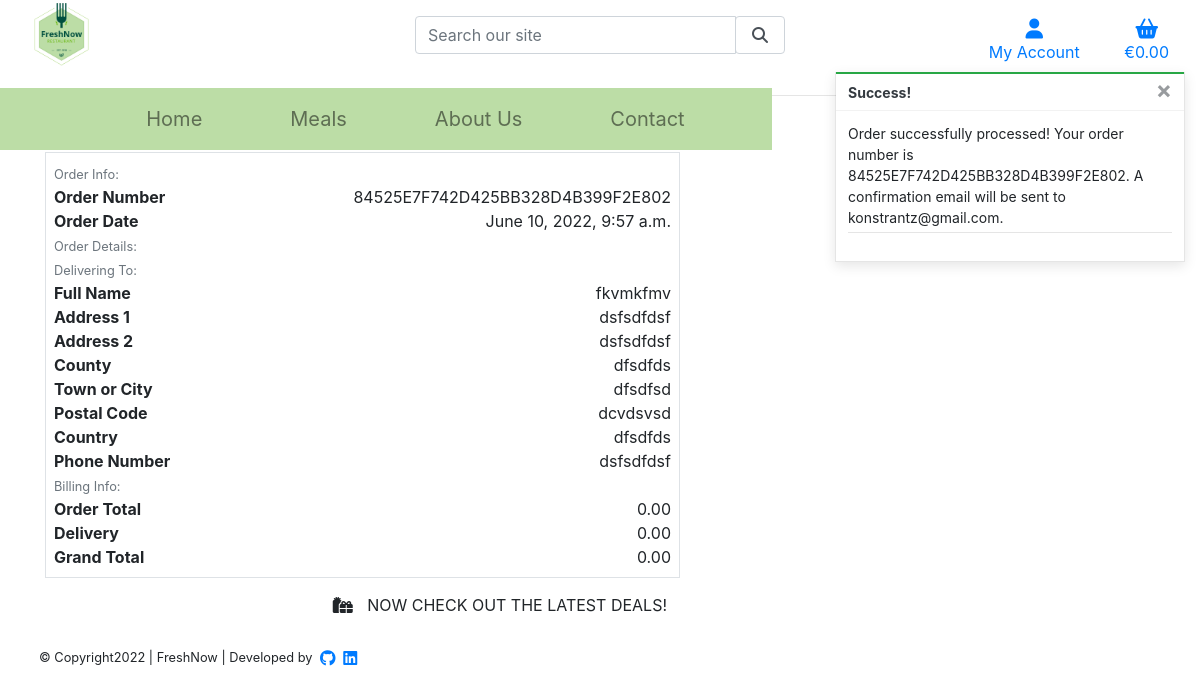
Screenshot of /checkout/checkout_success/84525E7F742D425BB328D4B399F2E802 with the database file from the repository.
### checkout/models.py (models this page shows, shortened)
class Order(models.Model):
    order_number = models.CharField(max_length=32, null=False, editable=False)
    user_profile = models.ForeignKey(UserProfile, on_delete=models.SET_NULL,
                                     null=True, blank=True, related_name='orders')
    full_name = models.CharField(max_length=50, null=False, blank=False)
    email = models.EmailField(max_length=254, null=False, blank=False)
    phone_number = models.CharField(max_length=20, null=False, blank=False)
    country = CountryField(blank_label='Country *', null=False, blank=False)
    postcode = models.CharField(max_length=20, null=True, blank=True)
    town_or_city = models.CharField(max_length=40, null=False, blank=False)
    street_address1 = models.CharField(max_length=80, null=False, blank=False)
    street_address2 = models.CharField(max_length=80, null=True, blank=True)
    county = models.CharField(max_length=80, null=True, blank=True)
    date = models.DateTimeField(auto_now_add=True)
    delivery_cost = models.DecimalField(max_digits=6, decimal_places=2, null=False, default=0)
    order_total = models.DecimalField(max_digits=10, decimal_places=2, null=False, default=0)
    grand_total = models.DecimalField(max_digits=10, decimal_places=2, null=False, default=0)
    original_bag = models.TextField(null=False, blank=False, default='')
    stripe_pid = models.CharField(max_length=254, null=False, blank=False, default='')

### checkout/views.py (the view)
# urls.py: path('checkout_success/<order_number>', views.checkout_success, name='checkout_success'),
def checkout_success(request, order_number):
    save_info = request.session.get('save_info')
    order = get_object_or_404(Order, order_number=order_number)
    messages.success(request, f'Order successfully processed! \
        Your order number is {order_number}. A confirmation \
        email will be sent to {order.email}.')
    if 'bag' in request.session:
        del request.session['bag']
    template = 'checkout/checkout_success.html'
    context = {
        'order': order,
    }
    return render(request, template, context)

### bag/contexts.py (called while the page is built, shortened)
def bag_contents(request):
    bag_items = []
    total = 0
    product_count = 0
    bag = request.session.get('bag', {})
    if total < settings.FREE_DELIVERY_THRESHOLD:
        delivery = total * Decimal(settings.STANDARD_DELIVERY_PERCENTAGE / 100)
        free_delivery_delta = settings.FREE_DELIVERY_THRESHOLD - total
    else:
        delivery = 0
        free_delivery_delta = 0
    grand_total = delivery + total
    context = {
        'bag_items': bag_items,
        'total': total,
        'product_count': product_count,
        'delivery': delivery,
        'free_delivery_delta': free_delivery_delta,
        'free_delivery_threshold': settings.FREE_DELIVERY_THRESHOLD,
        'grand_total': grand_total,
    }
    return context

### products/contexts.py (called while the page is built)
def all_categories(request):
    category_list = Category.objects.all()
    context = {
        'category_list': category_list,
    }
    return context

### checkout/templates/checkout/checkout_success.html (shortened to what this page needs)
{% extends "base.html" %}
{% load static %}
{% block extra_css %}
    <link rel="stylesheet" href="{% static 'checkout/css/checkout.css' %}">
{% endblock %}
{% block content %}
    <div class="container">
        <div class="row">
            <div class="col">
                <h2 class="logo-font mb-4">Thank You</h2>
                <p class="text-black">Your order information is below. A confirmation email will be sent to <strong>{{ order.email }}</strong>.</p>
            </div>
        </div>
        <div class="row">
            <div class="col-12 col-lg-7">
                <div class="order-confirmation-wrapper p-2 border">
                    <div class="row">
                        <div class="col">
                            <small class="text-muted">Order Info:</small>
                        </div>
                    </div>
                    <div class="row">
                        <div class="col-12 col-md-4">
                            <p class="mb-0 text-black font-weight-bold">Order Number</p>
                        </div>
                        <div class="col-12 col-md-8 text-md-right">
                            <p class="mb-0">{{ order.order_number }}</p>
                        </div>
                    </div>
                    <div class="row">
                        <div class="col-12 col-md-4">
                            <p class="mb-0 text-black font-weight-bold">Order Date</p>
                        </div>
                        <div class="col-12 col-md-8 text-md-right">
                            <p class="mb-0">{{ order.date }}</p>
                        </div>
                    </div>
                    <div class="row">
                        <div class="col">
                            <small class="text-muted">Order Details:</small>
                        </div>
                    </div>
                    <div class="row">
                        <div class="col">
                            <small class="text-muted">Delivering To:</small>
                        </div>
                    </div>
                    <div class="row">
                        <div class="col-12 col-md-4">
                            <p class="mb-0 text-black font-weight-bold">Full Name</p>
                        </div>
                        <div class="col-12 col-md-8 text-md-right">
                            <p class="mb-0">{{ order.full_name }}</p>
                        </div>
                    </div>
                    <div class="row">
                        <div class="col-12 col-md-4">
                            <p class="mb-0 text-black font-weight-bold">Address 1</p>
                        </div>
                        <div class="col-12 col-md-8 text-md-right">
                            <p class="mb-0">{{ order.street_address1 }}</p>
                        </div>
                    </div>
                    {% if order.street_address2 %}
                    <div class="row">
                        <div class="col-12 col-md-4">
                            <p class="mb-0 text-black font-weight-bold">Address 2</p>
                        </div>
                        <div class="col-12 col-md-8 text-md-right">
                            <p class="mb-0">{{ order.street_address1 }}</p>
                        </div>
                    </div>
                    {% endif %}
                    {% if order.county %}
                    <div class="row">
                        <div class="col-12 col-md-4">
                            <p class="mb-0 text-black font-weight-bold">County</p>
                        </div>
                        <div class="col-12 col-md-8 text-md-right">
                            <p class="mb-0">{{ order.county }}</p>
                        </div>
                    </div>
                    {% endif %}
                    <div class="row">
                        <div class="col-12 col-md-4">
                            <p class="mb-0 text-black font-weight-bold">Town or City</p>
                        </div>
                        <div class="col-12 col-md-8 text-md-right">
                            <p class="mb-0">{{ order.town_or_city }}</p>
                        </div>
                    </div>
                    {% if order.postcode %}
                    <div class="row">
                        <div class="col-12 col-md-4">
                            <p class="mb-0 text-black font-weight-bold">Postal Code</p>
                        </div>
                        <div class="col-12 col-md-8 text-md-right">
                            <p class="mb-0">{{ order.postcode }}</p>
                        </div>
                    </div>
                    {% endif %}
                    <div class="row">
                        <div class="col-12 col-md-4">
                            <p class="mb-0 text-black font-weight-bold">Country</p>
                        </div>
                        <div class="col-12 col-md-8 text-md-right">
                            <p class="mb-0">{{ order.country }}</p>
                        </div>
                    </div>
                    <div class="row">
                        <div class="col-12 col-md-4">
                            <p class="mb-0 text-black font-weight-bold">Phone Number</p>
                        </div>
                        <div class="col-12 col-md-8 text-md-right">
                            <p class="mb-0">{{ order.phone_number }}</p>
                        </div>
                    </div>
                    <div class="row">
                        <div class="col">
                            <small class="text-muted">Billing Info:</small>
                        </div>
                    </div>
                    <div class="row">
                        <div class="col-12 col-md-4">
                            <p class="mb-0 text-black font-weight-bold">Order Total</p>
                        </div>
                        <div class="col-12 col-md-8 text-md-right">
                            <p class="mb-0">{{ order.order_total }}</p>
                        </div>
                    </div>
                    <div class="row">
                        <div class="col-12 col-md-4">
                            <p class="mb-0 text-black font-weight-bold">Delivery</p>
                        </div>
                        <div class="col-12 col-md-8 text-md-right">
                            <p class="mb-0">{{ order.delivery_cost }}</p>
                        </div>
                    </div>
                    <div class="row">
                        <div class="col-12 col-md-4">
                            <p class="mb-0 text-black font-weight-bold">Grand Total</p>
                        </div>
                        <div class="col-12 col-md-8 text-md-right">
                            <p class="mb-0">{{ order.grand_total }}</p>
                        </div>
                    </div>
                </div>
            </div>
        </div>
        <div class="row">
			<div class="col-12 col-lg-7 text-right">
				<a href="{% url 'products' %}?category=new_arrivals,deals,clearance" class="btn btn-black rounded-0 my-2">
					<span class="icon mr-2">
						<i class="fas fa-gifts"></i>
					</span>
					<span class="text-uppercase">Now check out the latest deals!</span>
				</a>
			</div>
		</div>
    </div>
{% endblock %}

### static/css/base.css (style rules this page uses)
html { height: 100%; scroll-behavior: smooth; }
.icon { align-items: center; display: inline-flex; justify-content: center; height: 1.5rem; width: 1.5rem; }

### rows the page displays
Order: order_number "84525E7F742D425BB328D4B399F2E802", date "June 10, 2022, 9:57 a.m.", full_name "fkvmkfmv", street_address1 "dsfsdfdsf", county "dfsdfds", town_or_city "dfsdfsd", postcode "dcvdsvsd", country "dfsdfds", phone_number "dsfsdfdsf", order_total "0.00", delivery_cost "0.00", grand_total "0.00"

### other values shown
{{ message }} "Order successfully processed! Your order number is 84525E7F742D425BB328D4B399F2E802. A confirmation email will be sent to konstrantz@gmail.com."
